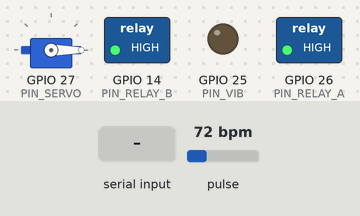
This sketch was run on a simulated ESP32. On the bench: servo, switched loads named in the sketch (green lamp = pin HIGH), output pins drawn as LEDs (lit = HIGH). Dashed ring = blinking. The test bench sets the inputs (shaded band); at power-on: pulse 72 bpm. What the sketch prints to the serial monitor is not drawn.

Above: at 2.0 s.
2.1 s: "vib2\n" received over Serial
At 2.16 s:
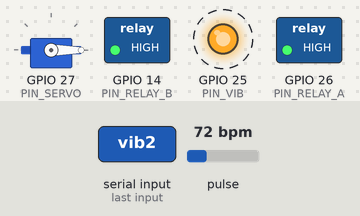
3.9 s: "strap1\n" received over Serial
At 4.4 s:
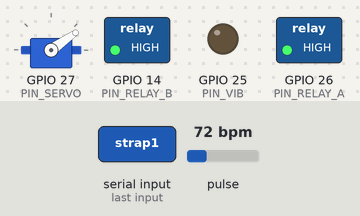
5.4 s: "vib1\n" received over Serial
At 5.46 s:
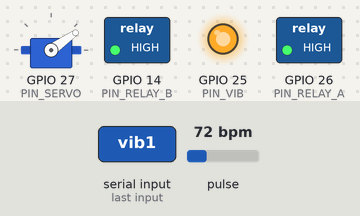
7.0 s: "strap2\n" received over Serial
At 8.2 s:
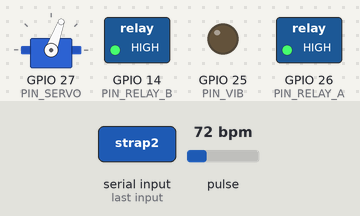
8.5 s: "vib3\n" received over Serial
At 9.04 s:
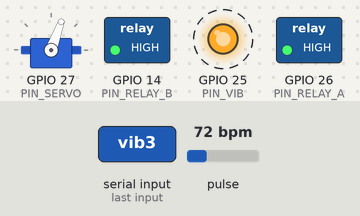
Timing chart, 0 to 11.5 s (numbered marks = the images above; inputs shaded):
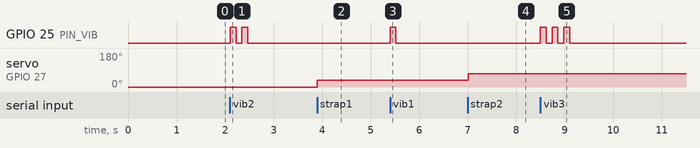

The sketch:

hapticband.ino
```cpp
/*
 * ===========================================================================
 *  触觉社交手环 · ESP32 固件  【M1 · 七个输出版】
 *  文件：firmware/hapticband/hapticband.ino
 *  状态：M1 已完成 2026-11-05（按《方案定稿》七个输出重定）
 *        M2 软件流水线 已完成（硬件未到也能跑）｜ M3 联调 待硬件到货
 *  说明：真机 M1 固件 · 七个输出版；接线见同目录《烧录与接线步骤.md》
 * ===========================================================================
 *
 *  【一期七个输出（定死）】
 *    vib1 振动一下 / vib2 振动两下 / vib3 振动三下
 *    strap1 收紧 1 档(35 度) / strap2 收紧 2 档(70 度)
 *    cool 凉 / warm 热        —— TEC 靠两个继电器换向，电流方向决定冷热
 *
 *  【协议（重定）】
 *    订阅 wrist/cmd : {"act":"vib2"}      act 只能是上面七个 ID
 *    发布 wrist/bio : {"ch":"bio","hr":92}   每 2 秒，无效 -1（保持原样）
 *
 *  【要装的库：Arduino IDE「工具 → 管理库」搜名字安装，共 3 个】
 *    1. PubSubClient                                          by Nick O'Leary
 *    2. ESP32Servo                                           by Kevin Harrington
 *    3. SparkFun MAX3010x Pulse and Proximity Sensor Library  by SparkFun Electronics
 *    WiFi.h / Wire.h / string.h / ctype.h 是系统自带，不用装。
 *
 *  【接线】
 *    GPIO25 → 震动马达模块 IN
 *    GPIO26 → 继电器 A 的 IN（凉）    GPIO14 → 继电器 B 的 IN（热）
 *      两个继电器的 COM 各接 TEC 一端；NO 全部接外部 5V+；NC 全部接 GND
 *    GPIO27 → SG90 舵机信号线
 *    GPIO21 → MAX30102 SDA          GPIO22 → MAX30102 SCL
 *    舵机 / TEC / 继电器用外部 5V；外部 GND 必须与 ESP32 的 GND 连一根线
 *    逐根线的插法见同目录《烧录与接线步骤.md》
 *
 *  【第一次用只改第 1 区两行 WiFi；不改也能用串口演示模式】
 * ===========================================================================
 */

#include <WiFi.h>
#include <Wire.h>
#include <string.h>
#include <ctype.h>
#include <PubSubClient.h>
#include <ESP32Servo.h>
#include "MAX30105.h"

// ===== 第 1 区：唯一需要你改的两行 =======================================
#define WIFI_SSID   "改成你的WiFi名字"     // 例："CMCC-2.4G"；ESP32 只认 2.4GHz
#define WIFI_PASS   "改成你的WiFi密码"

#define MQTT_BROKER     "broker.emqx.io"
#define MQTT_PORT       1883
#define MQTT_TOPIC_CMD  "wrist/cmd"
#define MQTT_TOPIC_BIO  "wrist/bio"
// ========================================================================

// ===== 第 2 区：引脚与安全参数 ============================================
#define PIN_VIB       25
#define PIN_RELAY_A   26      // 吸合 = TEC 端1 接 5V → 凉
#define PIN_RELAY_B   14      // 吸合 = TEC 端2 接 5V → 热
#define PIN_SERVO     27
#define PIN_SDA       21
#define PIN_SCL       22

#define RELAY_ACTIVE_LOW 1   // 1=低电平触发（多数继电器）；高电平触发模块改成 0
#define RELAY_OPEN_DRAIN 0   // 若继电器「关不掉」，改成 1 再上传一次

#define VIB_DUR_MS       120      // 每下震动时长
#define STRAP1_ANGLE     35       // 收紧 1 档
#define STRAP2_ANGLE     70       // 收紧 2 档
#define TEC_PULSE_MS     5000UL   // 凉/热是脉冲提示：通电 5 秒自动断
#define TEC_MAX_ON_MS    30000UL  // 绝对硬上限 30 秒（二次保险，不要调大）
#define TEC_REFRACTORY_MS 2000UL  // 同方向 2 秒内重复触发忽略
#define BIO_INTERVAL_MS  2000UL   // 心率上报间隔
#define HR_SAMPLE_MS     20UL

#if RELAY_ACTIVE_LOW
  #define RELAY_ON  LOW
  #define RELAY_OFF HIGH
#else
  #define RELAY_ON  HIGH
  #define RELAY_OFF LOW
#endif
// ========================================================================

WiFiClient   wifiClient;
PubSubClient mqtt(wifiClient);
Servo        strapServo;
MAX30105     particleSensor;

char mqttClientId[32];
bool wifiOK = false;
unsigned long lastMqttRetryMs = 0;
unsigned long lastBioMs = 0;
int  lastBioHr = -999;

// 震动：非阻塞状态机
bool  vibActive = false;
int   vibLeft = 0;
bool  vibOn = false;
unsigned long vibPhaseEndMs = 0;

// TEC：方向 -1=凉 0=关 +1=热
int  tecDir = 0;
int  tecLastDir = 0;
unsigned long tecOnSinceMs = 0;
unsigned long tecLastTriggerMs = 0;

// 舵机当前角度（给 status 看）
int  strapAngle = 0;

// demo 串烧
int  demoStep = 0;
unsigned long demoNextMs = 0;

// 心率
bool hrSensorOK = false;
int  currentHR = -1;

// 演示级 BPM 估计：IR 动态阈值峰值检测，非医疗精度，无信号输出 -1
struct BeatDet {
  bool  inited;
  long  irMin, irMax;
  unsigned long rangeResetMs;
  bool  aboveThresh;
  unsigned long lastBeatMs;
  unsigned long lastValidMs;
  float bpmAcc[4];
  int   bpmCount;
  int   bpmIdx;
} beat;

// ---------------------------------------------------------------------------
// JSON 小工具：只取固定字段，不引入 ArduinoJson，少装一个库
// ---------------------------------------------------------------------------
int findColonAfterKey(const String &s, const char *key) {
  String k = String("\"") + key + "\"";
  int p = s.indexOf(k);
  if (p < 0) return -1;
  return s.indexOf(':', p + k.length());
}

bool jsonGetStr(const String &s, const char *key, char *out, size_t cap) {
  int c = findColonAfterKey(s, key);
  if (c < 0) return false;
  int i = c + 1;
  while (i < (int)s.length() && (s[i] == ' ' || s[i] == '\t')) i++;
  if (i >= (int)s.length() || s[i] != '"') return false;
  i++;
  size_t n = 0;
  while (i < (int)s.length() && s[i] != '"' && n + 1 < cap) { out[n++] = s[i]; i++; }
  out[n] = '\0';
  return n > 0;
}

// ---------------------------------------------------------------------------
// 七个输出的执行器
// ---------------------------------------------------------------------------
void doVibe(int n) {
  if (n < 1) n = 1;
  if (n > 3) n = 3;                       // 一期只有 1/2/3 下
  vibLeft = n;
  vibOn = true;
  vibActive = true;
  digitalWrite(PIN_VIB, HIGH);
  vibPhaseEndMs = millis() + VIB_DUR_MS;
  Serial.printf("[动作] 振动 %d 下\n", n);
}

void updateVibe() {
  if (!vibActive || millis() < vibPhaseEndMs) return;
  unsigned long now = millis();
  if (vibOn) {
    digitalWrite(PIN_VIB, LOW);
    vibOn = false;
    vibLeft--;
    if (vibLeft <= 0) { vibActive = false; return; }
    vibPhaseEndMs = now + VIB_DUR_MS;
  } else {
    digitalWrite(PIN_VIB, HIGH);
    vibOn = true;
    vibPhaseEndMs = now + VIB_DUR_MS;
  }
}

void doStrap(int angle) {
  if (angle < 0) angle = 0;
  if (angle > 90) angle = 90;
  strapAngle = angle;
  strapServo.write(angle);
  Serial.printf("[动作] 表带收紧 -> 舵机 %d 度\n", angle);
}

void relayWrite(int pin, bool on) {
#if RELAY_ACTIVE_LOW
  if (on) {
    pinMode(pin, OUTPUT);
    digitalWrite(pin, LOW);
  } else if (RELAY_OPEN_DRAIN) {
    pinMode(pin, INPUT);      // 高阻：治 3.3V 驱动 5V 继电器关不掉
  } else {
    pinMode(pin, OUTPUT);
    digitalWrite(pin, HIGH);
  }
#else
  pinMode(pin, OUTPUT);
  digitalWrite(pin, on ? HIGH : LOW);
#endif
}

// dir: -1 凉 / 0 关 / +1 热。先写全关再写目标，机械换向天然错开，无短路风险
void tecDrive(int dir) {
  relayWrite(PIN_RELAY_A, dir < 0);
  relayWrite(PIN_RELAY_B, dir > 0);
  tecDir = dir;
}

void doTec(int dir) {
  unsigned long now = millis();
  if (dir != 0 && dir == tecLastDir && tecDir != 0 &&
      now - tecLastTriggerMs < TEC_REFRACTORY_MS) {
    Serial.println("[安全] 同一温度动作 2 秒内重复，已忽略");
    return;
  }
  tecDrive(0);
  if (dir != 0) {
    tecDrive(dir);
    tecOnSinceMs = now;
    if (dir < 0) Serial.println("[动作] 凉：TEC 制冷方向通电 5 秒");
    else         Serial.println("[动作] 热：TEC 制热方向通电 5 秒");
  } else {
    Serial.println("[动作] 温度通道关闭");
  }
  tecLastDir = dir;
  tecLastTriggerMs = now;
}

void updateTec() {
  if (tecDir == 0) return;
  unsigned long on = millis() - tecOnSinceMs;
  if (on >= TEC_PULSE_MS) {
    tecDrive(0);
    Serial.println("[安全] 温度脉冲 5 秒到，自动断电");
  } else if (on >= TEC_MAX_ON_MS) {
    tecDrive(0);
    Serial.println("[安全] 触发 30 秒硬上限，已强制断电");
  }
}

// ---------------------------------------------------------------------------
// 指令分发：只认七个 act ID
// ---------------------------------------------------------------------------
void handleCommand(const char *jsonText) {
  String s(jsonText);
  char buf[16] = "";

  char chbuf[12] = "";
  if (jsonGetStr(s, "ch", chbuf, sizeof(chbuf)) && strcmp(chbuf, "bio") == 0) return;

  if (!jsonGetStr(s, "act", buf, sizeof(buf))) {
    Serial.println("[错误] 指令里没有 act 字段，已忽略");
    return;
  }
  // 输出互斥：振动 / 收紧类动作下发时先关掉温度通道，避免上一条 cool / warm 的
  // 5 秒脉冲残留，与调试台「最近一次触发」的卡片保持一致（与仿真固件同一份逻辑）
  if (strncmp(buf, "vib", 3) == 0 || strncmp(buf, "strap", 5) == 0) tecDrive(0);
  if      (strcmp(buf, "vib1")   == 0) doVibe(1);
  else if (strcmp(buf, "vib2")   == 0) doVibe(2);
  else if (strcmp(buf, "vib3")   == 0) doVibe(3);
  else if (strcmp(buf, "strap1") == 0) doStrap(STRAP1_ANGLE);
  else if (strcmp(buf, "strap2") == 0) doStrap(STRAP2_ANGLE);
  else if (strcmp(buf, "cool")   == 0) doTec(-1);
  else if (strcmp(buf, "warm")   == 0) doTec(1);
  else if (strcmp(buf, "bio")    == 0) { /* 上报回声，忽略 */ }
  else Serial.printf("[错误] 不认识的动作 act=%s，已忽略\n", buf);
}

// ---------------------------------------------------------------------------
// 心率（不依赖库里的 heartRate.h，单文件即可编译）
// ---------------------------------------------------------------------------
void feedIR(long ir) {
  unsigned long now = millis();
  if (!beat.inited) {
    beat.inited = true;
    beat.irMin = ir; beat.irMax = ir;
    beat.rangeResetMs = now;
    return;
  }
  if (now - beat.rangeResetMs > 3000UL) {
    beat.irMin = ir; beat.irMax = ir;
    beat.rangeResetMs = now;
  }
  if (ir < beat.irMin) beat.irMin = ir;
  if (ir > beat.irMax) beat.irMax = ir;

  long span = beat.irMax - beat.irMin;
  if (span < 500) {
    if (now - beat.lastValidMs > 3000UL) currentHR = -1;
    beat.aboveThresh = false;
    return;
  }
  long thresh = beat.irMin + span * 6 / 10;
  bool above = (ir > thresh);
  if (above && !beat.aboveThresh) {
    unsigned long dt = now - beat.lastBeatMs;
    if (beat.lastBeatMs > 0 && dt >= 333UL && dt <= 1500UL) {
      float bpm = 60000.0f / (float)dt;
      beat.bpmAcc[beat.bpmIdx] = bpm;
      beat.bpmIdx = (beat.bpmIdx + 1) % 4;
      if (beat.bpmCount < 4) beat.bpmCount++;
      float sum = 0.0f;
      for (int i = 0; i < beat.bpmCount; i++) sum += beat.bpmAcc[i];
      currentHR = (int)(sum / (float)beat.bpmCount + 0.5f);
      beat.lastValidMs = now;
    }
    beat.lastBeatMs = now;
  }
  beat.aboveThresh = above;
  if (now - beat.lastValidMs > 5000UL) currentHR = -1;
}

void updateHeartRate() {
  if (!hrSensorOK) { currentHR = -1; return; }
  static unsigned long lastSampleMs = 0;
  if (millis() - lastSampleMs < HR_SAMPLE_MS) return;
  lastSampleMs = millis();
  long ir = (long)particleSensor.getIR();
  feedIR(ir);
}

void setupHeartRate() {
  Wire.begin(PIN_SDA, PIN_SCL);
  Wire.setClock(100000);
  if (!particleSensor.begin(Wire, 100000)) {
    hrSensorOK = false;
    Serial.println("[心率] 没检测到 MAX30102 —— 上报 -1，另外三个通道不受影响");
    return;
  }
  particleSensor.setup();
  particleSensor.setPulseAmplitudeRed(0x0B);
  particleSensor.setPulseAmplitudeIR(0x1F);
  hrSensorOK = true;
  Serial.println("[心率] MAX30102 就绪（手指放上去 3-5 秒出数）");
}

void updateBio() {
  if (millis() - lastBioMs < BIO_INTERVAL_MS) return;
  lastBioMs = millis();
  char payload[64];
  snprintf(payload, sizeof(payload), "{\"ch\":\"bio\",\"hr\":%d}", currentHR);
  if (mqtt.connected()) {
    mqtt.publish(MQTT_TOPIC_BIO, payload);
    if (currentHR != lastBioHr) {
      Serial.printf("[上报] %s -> %s\n", MQTT_TOPIC_BIO, payload);
      lastBioHr = currentHR;
    }
  } else {
    Serial.printf("[上报] (MQTT 未连，仅串口) %s\n", payload);
  }
}

// ---------------------------------------------------------------------------
// WiFi / MQTT：连不上也绝不卡死
// ---------------------------------------------------------------------------
void setupWifi() {
  if (strcmp(WIFI_SSID, "改成你的WiFi名字") == 0 || strlen(WIFI_SSID) == 0) {
    Serial.println("[WiFi] 还没填 WiFi 名字 —— 跳过联网，直接用串口演示模式");
    return;
  }
  Serial.printf("[WiFi] 正在连接 %s ...\n", WIFI_SSID);
  WiFi.mode(WIFI_STA);
  WiFi.begin(WIFI_SSID, WIFI_PASS);
  unsigned long t0 = millis();
  while (WiFi.status() != WL_CONNECTED && millis() - t0 < 12000UL) {
    delay(300);
    Serial.print(".");
  }
  Serial.println();
  if (WiFi.status() == WL_CONNECTED) {
    wifiOK = true;
    Serial.print("[WiFi] 连上了，IP: ");
    Serial.println(WiFi.localIP().toString());
  } else {
    wifiOK = false;
    Serial.println("[WiFi] 12 秒没连上（密码错？只支持 2.4GHz？）—— 不影响串口演示模式");
  }
}

void onMqttMessage(char *topic, byte *payload, unsigned int length) {
  char buf[257];
  unsigned int n = length;
  if (n > 256) n = 256;
  memcpy(buf, payload, n);
  buf[n] = '\0';
  Serial.print("[MQTT] 收到指令: ");
  Serial.println(buf);
  handleCommand(buf);
}

void updateMqtt() {
  if (!wifiOK) return;
  if (mqtt.connected()) { mqtt.loop(); return; }
  if (lastMqttRetryMs != 0 && millis() - lastMqttRetryMs < 5000UL) return;
  lastMqttRetryMs = millis();
  Serial.print("[MQTT] 连接 ");
  Serial.print(MQTT_BROKER);
  Serial.print(" ... ");
  if (mqtt.connect(mqttClientId)) {
    Serial.println("成功");
    mqtt.subscribe(MQTT_TOPIC_CMD);
    Serial.printf("[MQTT] 已订阅 %s\n", MQTT_TOPIC_CMD);
  } else {
    Serial.printf("失败(错误码 %d)，5 秒后重试\n", mqtt.state());
  }
}

// ---------------------------------------------------------------------------
// 串口演示模式：不依赖 WiFi / MQTT / broker
// ---------------------------------------------------------------------------
void printHelp() {
  Serial.println("-------- 七个输出（输完按回车）--------");
  Serial.println("  vib1 / vib2 / vib3    振动 1 / 2 / 3 下");
  Serial.println("  strap1 / strap2       收紧 1 档(35度) / 2 档(70度)");
  Serial.println("  cool / warm           凉 5 秒 / 热 5 秒（自动断电）");
  Serial.println("-------- 辅助命令 --------");
  Serial.println("  demo      七个输出依次演一遍（拍视频用）");
  Serial.println("  strap0    松开表带（维护用，不属于七个输出）");
  Serial.println("  off       关闭温度（维护用，不属于七个输出）");
  Serial.println("  status    查看 WiFi / MQTT / 心率 / 温度状态");
  Serial.println("  help      显示本帮助");
  Serial.println("  也可直接粘贴 JSON：{\"act\":\"cool\"}");
  Serial.println("--------------------------------------");
}

void printStatus() {
  String ip = WiFi.localIP().toString();
  Serial.println("-------- 当前状态 --------");
  Serial.printf("  WiFi    : %s\n", (WiFi.status() == WL_CONNECTED) ? "已连接" : "未连接");
  Serial.printf("  MQTT    : %s\n", mqtt.connected() ? "已连接" : "未连接");
  Serial.printf("  IP      : %s\n", ip.c_str());
  Serial.printf("  心率模块: %s\n", hrSensorOK ? "已检测到" : "未检测到(上报 -1 属正常)");
  Serial.printf("  当前心率: %d\n", currentHR);
  Serial.printf("  舵机    : %d 度\n", strapAngle);
  Serial.printf("  温度    : %s\n", tecDir < 0 ? "凉" : (tecDir > 0 ? "热" : "关"));
  Serial.println("--------------------------");
}

void startDemo() {
  demoStep = 1;
  demoNextMs = 0;
  Serial.println("[演示] 七个输出串烧开始（约 20 秒）");
}

void updateDemo() {
  if (demoStep == 0 || millis() < demoNextMs) return;
  switch (demoStep) {
    case 1: doVibe(1);          demoNextMs = millis() + 2500UL; demoStep = 2;  break;
    case 2: doVibe(2);          demoNextMs = millis() + 2500UL; demoStep = 3;  break;
    case 3: doVibe(3);          demoNextMs = millis() + 2500UL; demoStep = 4;  break;
    case 4: doStrap(STRAP1_ANGLE); demoNextMs = millis() + 2500UL; demoStep = 5; break;
    case 5: doStrap(STRAP2_ANGLE); demoNextMs = millis() + 2500UL; demoStep = 6; break;
    case 6: doTec(-1);          demoNextMs = millis() + 2500UL; demoStep = 7;  break;
    case 7: doTec(1);           demoNextMs = millis() + 2500UL; demoStep = 8;  break;
    case 8: doStrap(0); doTec(0); demoNextMs = millis() + 1000UL; demoStep = 9; break;
    case 9: Serial.println("[演示] 七个输出串烧结束，已复位"); demoStep = 0; break;
    default: demoStep = 0; break;
  }
}

void runSerialLine(String cmd) {
  cmd.trim();
  if (cmd.length() == 0) return;
  for (unsigned int i = 0; i < cmd.length(); i++) cmd[i] = (char)tolower((unsigned char)cmd[i]);

  Serial.print("> "); Serial.println(cmd);

  if (cmd == "help")   { printHelp();   return; }
  if (cmd == "status") { printStatus(); return; }
  if (cmd == "demo")   { startDemo();   return; }
  if (cmd == "strap0") { doStrap(0);    return; }
  if (cmd == "off")    { doTec(0);      return; }

  if (cmd.startsWith("{")) { handleCommand(cmd.c_str()); return; }

  const char *acts[] = {"vib1", "vib2", "vib3", "strap1", "strap2", "cool", "warm"};
  for (int i = 0; i < 7; i++) {
    if (cmd == acts[i]) {
      char json[48];
      snprintf(json, sizeof(json), "{\"act\":\"%s\"}", acts[i]);
      Serial.print("[演示] 等同 MQTT 指令: "); Serial.println(json);
      handleCommand(json);
      return;
    }
  }
  Serial.println("不认识这条命令。输入 help 看七个输出。");
}

// ---------------------------------------------------------------------------
void setup() {
  Serial.begin(115200);
  delay(800);
  Serial.println();
  Serial.println("============================================");
  Serial.println(" 触觉社交手环 ESP32 固件  M1  七个输出版");
  Serial.println("============================================");

  digitalWrite(PIN_VIB, LOW);
  pinMode(PIN_VIB, OUTPUT);
  relayWrite(PIN_RELAY_A, false);          // 上电两个继电器全关，TEC 不通电
  relayWrite(PIN_RELAY_B, false);
  strapServo.setPeriodHertz(50);
  strapServo.attach(PIN_SERVO, 500, 2400);
  strapServo.write(0);
  Serial.println("[初始化] 三通道就绪（震动=关 / TEC=关 / 舵机=松开）");

  setupHeartRate();

  uint64_t chipId = ESP.getEfuseMac();
  snprintf(mqttClientId, sizeof(mqttClientId), "wrist-%06X",
           (unsigned int)(chipId & 0xFFFFFFULL));

  mqtt.setServer(MQTT_BROKER, MQTT_PORT);
  mqtt.setBufferSize(256);
  mqtt.setCallback(onMqttMessage);

  setupWifi();

  memset(&beat, 0, sizeof(beat));
  lastBioMs = millis();
  lastMqttRetryMs = 0;

  Serial.println("--------------------------------------------");
  printHelp();
  Serial.println("串口监视器右下角：波特率 115200，行尾选「换行符」");
  Serial.println("--------------------------------------------");
}

void loop() {
  updateMqtt();
  updateVibe();
  updateTec();
  updateDemo();
  updateHeartRate();
  updateBio();

  if (Serial.available() > 0) {
    String line = Serial.readStringUntil('\n');
    runSerialLine(line);
  }
}
```

Measured:
- after the input at 2.1 s, GPIO 25 (PIN_VIB): alternates HIGH for 0.12 s and LOW for 0.12 s, 4 changes in all, then stays LOW, starting at once
- after the input at 3.9 s, servo on GPIO 27 (PIN_SERVO): 0° → 35° at once
- after the input at 5.4 s, GPIO 25 (PIN_VIB): LOW → HIGH at once, → LOW 0.12 s later
- after the input at 7.0 s, servo on GPIO 27 (PIN_SERVO): 35° → 70° at once
- after the input at 8.5 s, GPIO 25 (PIN_VIB): alternates HIGH for 0.12 s and LOW for 0.12 s, 6 changes in all, then stays LOW, starting at once
